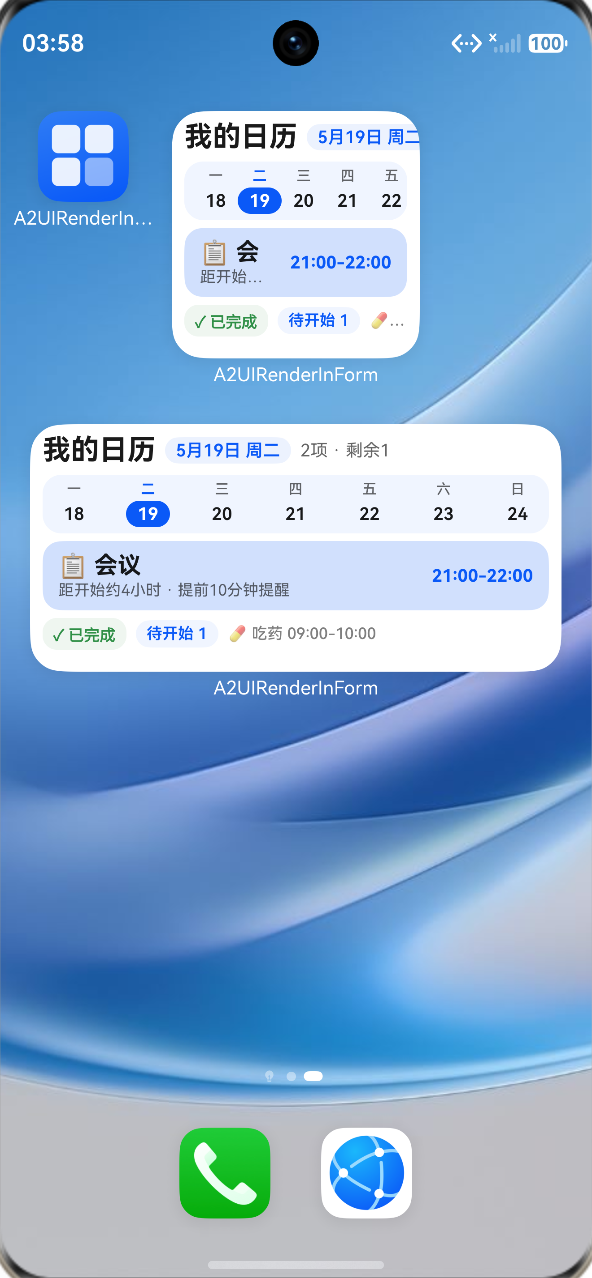
#> input picture demo/Snipaste_2026-07-02_15-58-22.png, 592 x 1278 px, found by its file name
$ python auto_crop_custom.py
#> lines starting #> are read from the running program, lines starting #| are printed output that depends on the picture
#!/usr/bin/env python3
import argparse
from PIL import Image
from pathlib import Path
import sys
sys.stdout.reconfigure(encoding='utf-8')

# 使用你提供的精确坐标
PRESET_REGIONS = [
    {"x1": 171, "y1": 112, "x2": 419, "y2": 359, "desc": "2×2日程卡片", "save_name": "q3_2.png"},
    {"x1": 30, "y1": 394, "x2": 562, "y2": 668, "desc": "2×4日程卡片", "save_name": "q3_4.png"}
]

def crop_and_save(img_path: Path, regions: list[dict], output_dir: Path) -> list[Path]:
    """根据坐标裁切图片并保存为指定文件名"""
    img = Image.open(img_path)
#> img is the input picture: PIL image 592x1278 RGB; mean R, G, B 136.5, 174.2, 212.5
    saved_paths = []
    for region in regions:
        x1, y1, x2, y2 = region["x1"], region["y1"], region["x2"], region["y2"]
        # 裁切
        cropped = img.crop((x1, y1, x2, y2))
        # 按指定名称保存
        save_path = output_dir / region["save_name"]
        cropped.save(save_path)
        saved_paths.append(save_path)
        print(f"✅ 裁切成功：{save_path.name}，尺寸：{x2-x1}×{y2-y1}，描述：{region.get('desc', '')}")
#> this loop made 2 passes
#> pass 1, in crop_and_save, `cropped = img.crop((x1, y1, x2, y2))`:
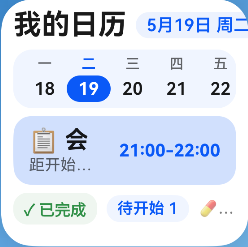
#> cropped: PIL image 248x247 RGB; mean R, G, B 217.2, 226.8, 242.1
#> pass 2, in crop_and_save, `cropped = img.crop((x1, y1, x2, y2))`:
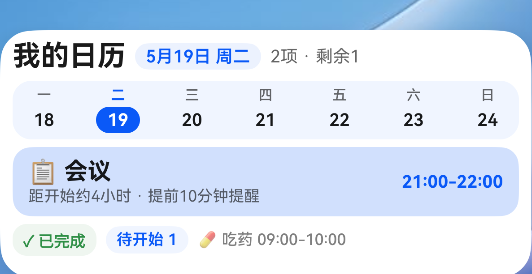
#> cropped: PIL image 532x274 RGB; mean R, G, B 213.7, 226.6, 243.5
#> after the loop, saved_paths = 2 items
    return saved_paths

def main():
    parser = argparse.ArgumentParser(description="自定义坐标裁切")
    parser.add_argument("--input", default="output/Snipaste_2026-07-02_15-58-22.png", help="输入原图路径")
    parser.add_argument("--output", type=str, default="demo/output", help="输出目录")
    args = parser.parse_args()

    img_path = Path(args.input).absolute()
    output_dir = Path(args.output).absolute()
    output_dir.mkdir(parents=True, exist_ok=True)

    if not img_path.exists():
        print(f"❌ 原图不存在：{img_path}")
        return

    print(f"🚀 按自定义坐标裁切：{img_path.name}")
    saved = crop_and_save(img_path, PRESET_REGIONS, output_dir)
#> saved = 2 items
    print(f"\n🎉 完成！结果保存到：")
    for p in saved:
        print(f"  📄 {p}")

if __name__ == "__main__":
    main()
